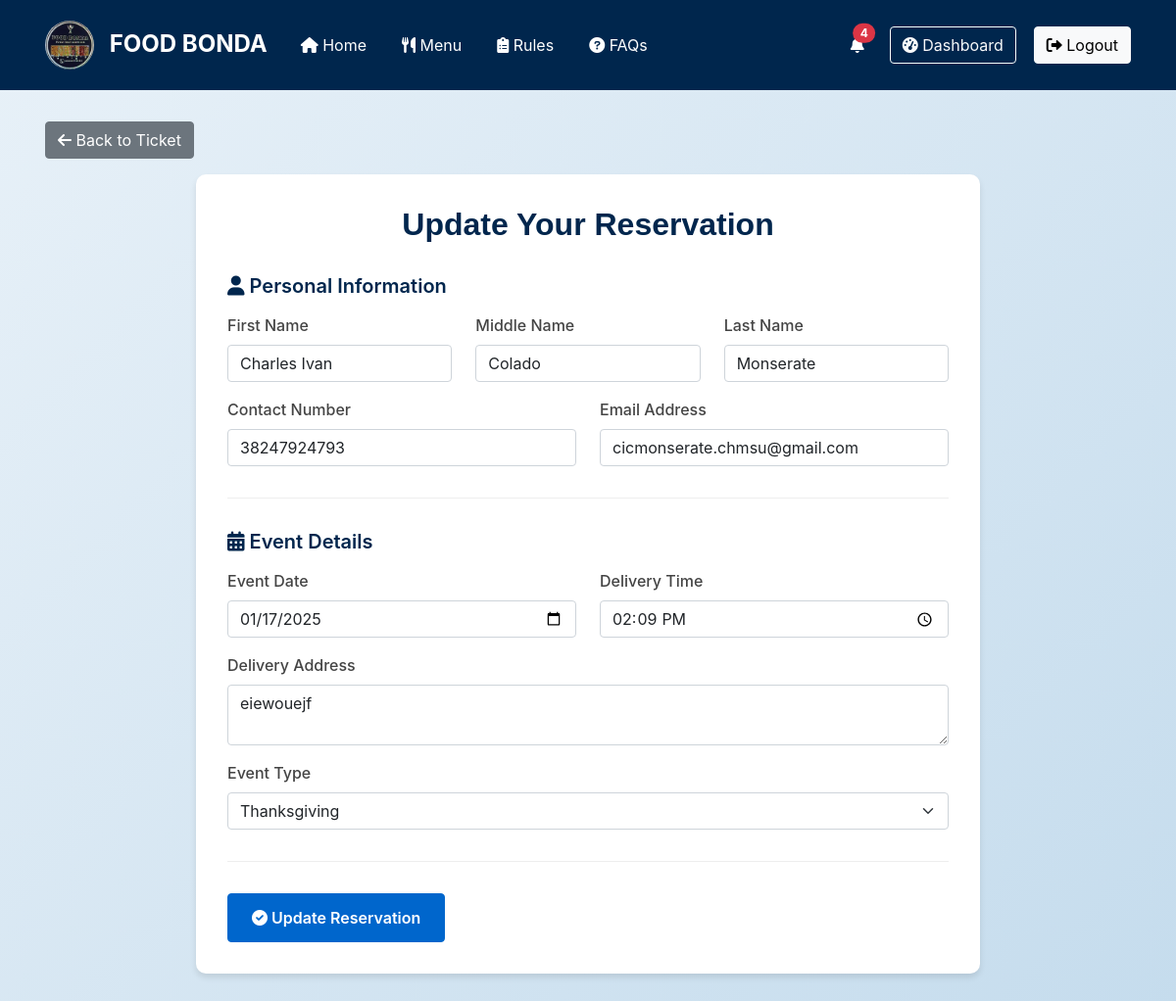
/update_reservation.php?id=14 (signed in), run on the app's committed database.
### tables this page shows
CREATE TABLE `reservations` (
  `reservation_id` int NOT NULL,
  `customer_id` int NOT NULL,
  `package_id` int DEFAULT NULL,
  `first_name` varchar(50) NOT NULL,
  `middle_name` varchar(50) DEFAULT NULL,
  `last_name` varchar(50) NOT NULL,
  `contact` varchar(11) NOT NULL,
  `email` varchar(100) NOT NULL,
  `event_date` date NOT NULL,
  `delivery_time` time NOT NULL,
  `delivery_address` text NOT NULL,
  `event_type` enum('wedding','birthday','christening','thanksgiving','fiesta') NOT NULL,
  `package_name` varchar(100) NOT NULL,
  `selected_dishes` text NOT NULL,
  `package_price` decimal(10,2) NOT NULL,
  `payment_method` enum('Cash on Delivery','Downpayment 50%') NOT NULL,
  `gcash_receipt_path` varchar(255) DEFAULT NULL,
  `status` enum('pending','approved','completed','cancelled') DEFAULT 'pending',
  `created_at` timestamp NULL DEFAULT CURRENT_TIMESTAMP,
  `updated_at` timestamp NOT NULL DEFAULT CURRENT_TIMESTAMP ON UPDATE CURRENT_TIMESTAMP
);

### update_reservation.php (the view, shortened to what this page needs)
<?php
require_once 'check_auth.php';
$id = intval($_GET['id']);
$sql = 'SELECT * FROM reservations WHERE reservation_id = ? AND customer_id = ?';
$stmt = $conn->prepare($sql);
$stmt->bind_param('ii', $id, $_SESSION['customer_id']);
$stmt->execute();
$result = $stmt->get_result();
$reservation = $result->fetch_assoc();
?>
<!DOCTYPE html>
<html lang="en">
<head>
    <link href="https://cdn.jsdelivr.net/npm/bootstrap@5.1.3/dist/css/bootstrap.min.css" rel="stylesheet">
    <link rel="stylesheet" href="https://cdnjs.cloudflare.com/ajax/libs/font-awesome/6.0.0/css/all.min.css">
    <link href="reservation.css" rel="stylesheet">
</head>
<body>
    <?php include 'navbar.php'; ?>
    <div class="container">
        <a href="ticket.php?id=<?php echo $id; ?>" class="btn btn-secondary">
            <i class="fas fa-arrow-left"></i> Back to Ticket
        </a>
        <form class="reservation-form" action="process_update_reservation.php" method="POST"
            enctype="multipart/form-data" id="reservationForm">
            <h2>Update Your Reservation</h2>
            <div class="form-section">
                <h3><i class="fas fa-user"></i> Personal Information</h3>
                <div class="row">
                    <div class="col-md-4 mb-3">
                        <label for="first_name" class="form-label">First Name</label>
                        <input type="text" class="form-control" id="first_name" name="first_name" required
                            maxlength="20" value="<?php echo htmlspecialchars($reservation['first_name']); ?>">
                    </div>
                    <div class="col-md-4 mb-3">
                        <label for="middle_name" class="form-label">Middle Name</label>
                        <input type="text" class="form-control" id="middle_name" name="middle_name" maxlength="20"
                            value="<?php echo htmlspecialchars($reservation['middle_name']); ?>">
                    </div>
                    <div class="col-md-4 mb-3">
                        <label for="last_name" class="form-label">Last Name</label>
                        <input type="text" class="form-control" id="last_name" name="last_name" required
                            maxlength="20" value="<?php echo htmlspecialchars($reservation['last_name']); ?>">
                    </div>
                </div>
                <div class="row">
                    <div class="col-md-6 mb-3">
                        <label for="contact" class="form-label">Contact Number</label>
                        <input type="tel" class="form-control" id="contact" name="contact" required maxlength="11"
                            pattern="[0-9]{11}" value="<?php echo htmlspecialchars($reservation['contact']); ?>">
                    </div>
                    <div class="col-md-6 mb-3">
                        <label for="email" class="form-label">Email Address</label>
                        <input type="email" class="form-control" id="email" name="email" required
                            value="<?php echo htmlspecialchars($reservation['email']); ?>">
                    </div>
                </div>
            </div>
            <div class="form-section">
                <h3><i class="fas fa-calendar-alt"></i> Event Details</h3>
                <div class="row">
                    <div class="col-md-6 mb-3">
                        <label for="event_date" class="form-label">Event Date</label>
                        <input type="date" class="form-control" id="event_date" name="event_date" required
                            min="<?php echo date('Y-m-d', strtotime('+3 days')); ?>" value="<?php echo htmlspecialchars($reservation['event_date']); ?>">
                    </div>
                    <div class="col-md-6 mb-3">
                        <label for="delivery_time" class="form-label">Delivery Time</label>
                        <input type="time" class="form-control" id="delivery_time" name="delivery_time" required
                            value="<?php echo htmlspecialchars($reservation['delivery_time']); ?>">
                    </div>
                </div>
                <div class="mb-3">
                    <label for="address" class="form-label">Delivery Address</label>
                    <textarea class="form-control" id="address" name="address" rows="2" required><?php echo htmlspecialchars($reservation['delivery_address']); ?></textarea>
                </div>
                <div class="mb-3">
                    <label for="event" class="form-label">Event Type</label>
                    <select class="form-select" id="event" name="event" required>
                        <option value="thanksgiving" <?php echo $reservation['event_type'] === 'thanksgiving' ? 'selected' : ''; ?>>Thanksgiving</option>
                    </select>
                </div>
            </div>
            <button type="submit" class="btn btn-primary">
                <i class="fas fa-check-circle"></i> Update Reservation
            </button>
        </form>
    </div>
</body>
</html>

### reservation.css (style rules this page uses)
:root { --dark-blue: #00264d; --light-blue: #e8f1f8; --accent-blue: #0066cc; }
body { min-height: 100vh; display: flex; flex-direction: column; background: linear-gradient(135deg, #e8f1f8 0%, #c5dced 100%); font-family: 'Inter', sans-serif; margin: 0; padding: 0; }
.btn-secondary { margin-bottom: 1rem; }
.container { padding: 2rem 1rem; }
.reservation-form { background: white; border-radius: 10px; box-shadow: 0 4px 6px rgba(0, 0, 0, 0.1); padding: 2rem; margin: 0 auto; max-width: 800px; transition: all 0.3s ease; }
.reservation-form h2 { color: var(--dark-blue); text-align: center; margin-bottom: 2rem; font-family: 'Poppins', sans-serif; font-weight: 600; }
.form-section { margin-bottom: 2rem; padding-bottom: 1rem; border-bottom: 1px solid #eee; }
.form-section h3 { color: var(--dark-blue); margin-bottom: 1rem; font-size: 1.25rem; font-weight: 600; }
.form-label { color: #444; font-weight: 500; }
.btn-primary { background-color: var(--accent-blue); border-color: var(--accent-blue); padding: 0.75rem 1.5rem; font-weight: 600; transition: background-color 0.3s, border-color 0.3s; }

### data on the page
reservations: first_name "Charles Ivan", middle_name "Colado", last_name "Monserate", contact "38247924793", email "cicmonserate.chmsu@gmail.com", event_date "01/17/2025", delivery_time "14:09:00", address "eiewouejf", event "Thanksgiving"

### other printed values
count($notifications) "4"
